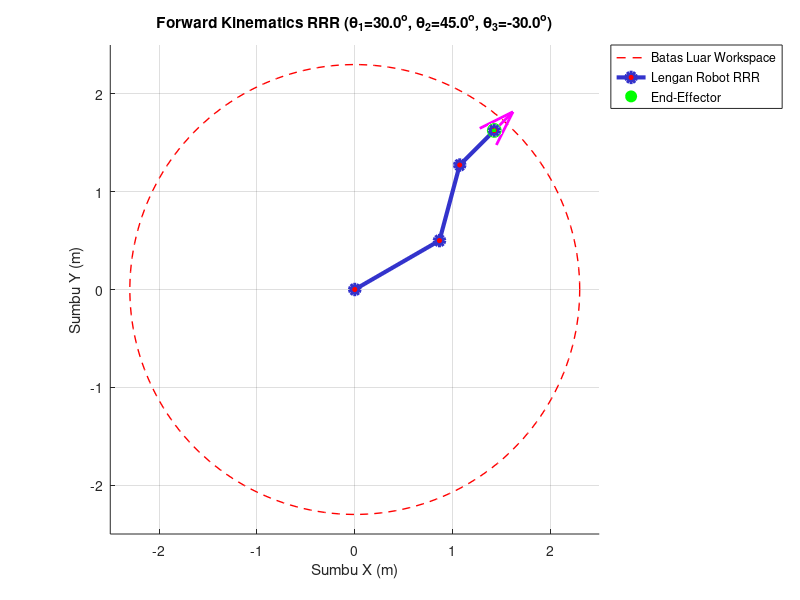

The MATLAB source for this figure:
%% SIMULASI FORWARD KINEMATICS ROBOT PLANAR 3-DOF (TIPE RRR)
% Mata Kuliah: Robotika
% Catatan: Dijalankan langsung dalam satu script tunggal tanpa fungsi terpisah.

clear; clc; close all;

%% 1. PARAMETER ROBOT
l1 = 1.0; % Panjang Link 1 (meter)
l2 = 0.8; % Panjang Link 2 (meter)
l3 = 0.5; % Panjang Link 3 (meter)

% Input Sudut Target Sendi (dalam derajat)
theta1_deg = 30; 
theta2_deg = 45; 
theta3_deg = -30;

% Konversi Sudut Target ke Radian
th1_target = deg2rad(theta1_deg);
th2_target = deg2rad(theta2_deg);
th3_target = deg2rad(theta3_deg);

%% 2. PERHITUNGAN FORWARD KINEMATICS POSISI AKHIR
x1_final = l1 * cos(th1_target);
y1_final = l1 * sin(th1_target);

x2_final = x1_final + l2 * cos(th1_target + th2_target);
y2_final = y1_final + l2 * sin(th1_target + th2_target);

x3_final = x2_final + l3 * cos(th1_target + th2_target + th3_target);
y3_final = y2_final + l3 * sin(th1_target + th2_target + th3_target);

phi_final_rad = th1_target + th2_target + th3_target;
phi_final_deg = rad2deg(phi_final_rad);

%% 3. TAMPILKAN HASIL PADA KONSOL
fprintf('====================================================\n');
fprintf('     SIMULASI FORWARD KINEMATICS ROBOT RRR (3-DOF)  \n');
fprintf('====================================================\n');
fprintf('Parameter Robot : l1 = %.2f m, l2 = %.2f m, l3 = %.2f m\n', l1, l2, l3);
fprintf('Input Sudut     : theta1 = %.1f deg, theta2 = %.1f deg, theta3 = %.1f deg\n', ...
    theta1_deg, theta2_deg, theta3_deg);
fprintf('----------------------------------------------------\n');
fprintf('Posisi Sendi 1  : X1 = %6.4f m, Y1 = %6.4f m\n', x1_final, y1_final);
fprintf('Posisi Sendi 2  : X2 = %6.4f m, Y2 = %6.4f m\n', x2_final, y2_final);
fprintf('Posisi End-Eff  : X3 = %6.4f m, Y3 = %6.4f m\n', x3_final, y3_final);
fprintf('Orientasi (\phi) : %.2f deg\n', phi_final_deg);
fprintf('====================================================\n\n');

%% 4. INISIALISASI VISUALISASI DAN ANIMASI
figure('Name', 'Forward Kinematics Robot RRR 3-DOF', 'Color', [1 1 1]);
hold on; grid on; axis equal;
xlabel('Sumbu X (m)'); ylabel('Sumbu Y (m)');
title(sprintf('Forward Kinematics RRR (\\theta_1=%.1f^o, \\theta_2=%.1f^o, \\theta_3=%.1f^o)', ...
    theta1_deg, theta2_deg, theta3_deg));

% Batas Maksimum Workspace
r_max = l1 + l2 + l3;
th_grid = linspace(0, 2*pi, 200);
plot(r_max*cos(th_grid), r_max*sin(th_grid), 'r--', 'LineWidth', 1, 'DisplayName', 'Batas Luar Workspace');

% Plot Inisialisasi Lengan Robot (3 Link, 4 Titik Koordinat)
h_arm = plot([0, x1_final], [0, y1_final], '-o', 'LineWidth', 3, ...
    'MarkerSize', 7, 'MarkerFaceColor', 'r', 'Color', [0.2 0.2 0.8], 'DisplayName', 'Lengan Robot RRR');

% Plot End-Effector
h_eff = plot(x3_final, y3_final, 'go', 'MarkerSize', 10, 'MarkerFaceColor', 'g', 'DisplayName', 'End-Effector');

xlim([-(r_max+0.2), (r_max+0.2)]);
ylim([-(r_max+0.2), (r_max+0.2)]);
legend('Location', 'northeastoutside');

%% 5. ANIMASI GERAKAN DARI POSISI NOL KE POSISI TARGET
N_steps = 60;
t1_traj = linspace(0, th1_target, N_steps);
t2_traj = linspace(0, th2_target, N_steps);
t3_traj = linspace(0, th3_target, N_steps);

for k = 1:N_steps
    % Perhitungan FK pada step-k
    th1_k = t1_traj(k);
    th2_k = t2_traj(k);
    th3_k = t3_traj(k);
    
    x1_k = l1 * cos(th1_k);
    y1_k = l1 * sin(th1_k);
    
    x2_k = x1_k + l2 * cos(th1_k + th2_k);
    y2_k = y1_k + l2 * sin(th1_k + th2_k);
    
    x3_k = x2_k + l3 * cos(th1_k + th2_k + th3_k);
    y3_k = y2_k + l3 * sin(th1_k + th2_k + th3_k);
    
    % Perbarui Plot Robot
    set(h_arm, 'XData', [0, x1_k, x2_k, x3_k], 'YData', [0, y1_k, y2_k, y3_k]);
    set(h_eff, 'XData', x3_k, 'YData', y3_k);
    
    drawnow;
    pause(0.02);
end

% Gambar Vektor Orientasi End-Effector (Anak Panah Kecil pada Ujung Robot)
arrow_len = 0.3;
quiver(x3_final, y3_final, arrow_len*cos(phi_final_rad), arrow_len*sin(phi_final_rad), ...
    'm', 'LineWidth', 2, 'MaxHeadSize', 0.8, 'DisplayName', 'Arah Orientasi (\phi)');

hold off;
